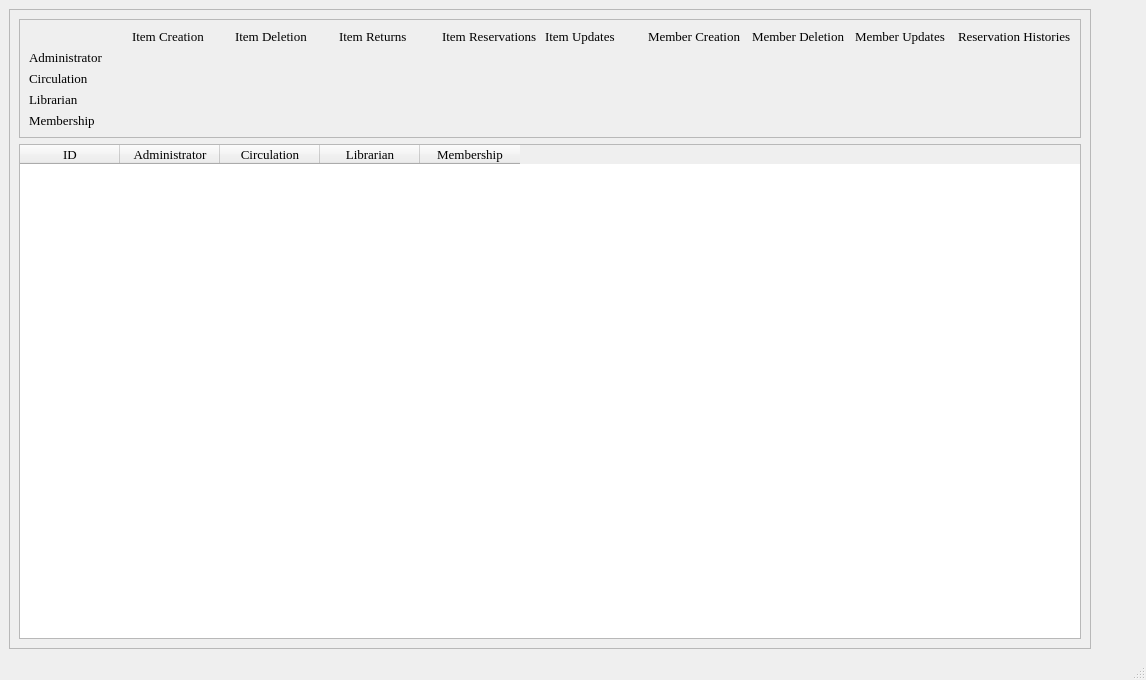
<ui version="4.0" >
 <class>adminBrowser</class>
 <widget class="QMainWindow" name="adminBrowser" >
  <property name="geometry" >
   <rect>
    <x>0</x>
    <y>0</y>
    <width>1146</width>
    <height>680</height>
   </rect>
  </property>
  <property name="minimumSize" >
   <size>
    <width>1140</width>
    <height>400</height>
   </size>
  </property>
  <property name="font" >
   <font>
    <family>Times</family>
    <pointsize>10</pointsize>
   </font>
  </property>
  <property name="windowTitle" >
   <string>BiblioteQ: Administrator Browser</string>
  </property>
  <property name="windowIcon" >
   <iconset>
    <normaloff>icons.d/book.gif</normaloff>icons.d/book.gif</iconset>
  </property>
  <widget class="QWidget" name="centralwidget" >
   <layout class="QHBoxLayout" name="horizontalLayout" >
    <item>
     <widget class="QFrame" name="frame" >
      <property name="frameShape" >
       <enum>QFrame::StyledPanel</enum>
      </property>
      <property name="frameShadow" >
       <enum>QFrame::Raised</enum>
      </property>
      <layout class="QVBoxLayout" name="verticalLayout_2" >
       <item>
        <widget class="QFrame" name="frame_2" >
         <property name="frameShape" >
          <enum>QFrame::StyledPanel</enum>
         </property>
         <property name="frameShadow" >
          <enum>QFrame::Raised</enum>
         </property>
         <layout class="QVBoxLayout" name="verticalLayout" >
          <item>
           <layout class="QGridLayout" name="gridLayout" >
            <item row="0" column="1" >
             <widget class="QLabel" name="label_6" >
              <property name="text" >
               <string>Item Creation</string>
              </property>
             </widget>
            </item>
            <item row="0" column="2" >
             <widget class="QLabel" name="label_7" >
              <property name="text" >
               <string>Item Deletion</string>
              </property>
             </widget>
            </item>
            <item row="0" column="3" >
             <widget class="QLabel" name="label_8" >
              <property name="text" >
               <string>Item Returns</string>
              </property>
             </widget>
            </item>
            <item row="0" column="4" >
             <widget class="QLabel" name="label_9" >
              <property name="text" >
               <string>Item Reservations</string>
              </property>
             </widget>
            </item>
            <item row="0" column="5" >
             <widget class="QLabel" name="label_10" >
              <property name="text" >
               <string>Item Updates</string>
              </property>
             </widget>
            </item>
            <item row="0" column="6" >
             <widget class="QLabel" name="label_11" >
              <property name="text" >
               <string>Member Creation</string>
              </property>
             </widget>
            </item>
            <item row="0" column="7" >
             <widget class="QLabel" name="label_12" >
              <property name="text" >
               <string>Member Deletion</string>
              </property>
             </widget>
            </item>
            <item row="0" column="8" >
             <widget class="QLabel" name="label_13" >
              <property name="text" >
               <string>Member Updates</string>
              </property>
             </widget>
            </item>
            <item row="0" column="9" >
             <widget class="QLabel" name="label_14" >
              <property name="text" >
               <string>Reservation Histories</string>
              </property>
             </widget>
            </item>
            <item row="1" column="0" >
             <widget class="QLabel" name="label_2" >
              <property name="text" >
               <string>Administrator</string>
              </property>
             </widget>
            </item>
            <item row="1" column="1" >
             <widget class="QLabel" name="label" >
              <property name="text" >
               <string/>
              </property>
              <property name="pixmap" >
               <pixmap>icons.d/16x16/ok.png</pixmap>
              </property>
              <property name="alignment" >
               <set>Qt::AlignCenter</set>
              </property>
              <property name="wordWrap" >
               <bool>true</bool>
              </property>
             </widget>
            </item>
            <item row="2" column="0" >
             <widget class="QLabel" name="label_3" >
              <property name="text" >
               <string>Circulation</string>
              </property>
             </widget>
            </item>
            <item row="3" column="0" >
             <widget class="QLabel" name="label_4" >
              <property name="text" >
               <string>Librarian</string>
              </property>
             </widget>
            </item>
            <item row="4" column="0" >
             <widget class="QLabel" name="label_5" >
              <property name="text" >
               <string>Membership</string>
              </property>
             </widget>
            </item>
            <item row="1" column="2" >
             <widget class="QLabel" name="label_15" >
              <property name="text" >
               <string/>
              </property>
              <property name="pixmap" >
               <pixmap>icons.d/16x16/ok.png</pixmap>
              </property>
              <property name="alignment" >
               <set>Qt::AlignCenter</set>
              </property>
             </widget>
            </item>
            <item row="1" column="3" >
             <widget class="QLabel" name="label_16" >
              <property name="text" >
               <string/>
              </property>
              <property name="pixmap" >
               <pixmap>icons.d/16x16/ok.png</pixmap>
              </property>
              <property name="alignment" >
               <set>Qt::AlignCenter</set>
              </property>
             </widget>
            </item>
            <item row="1" column="4" >
             <widget class="QLabel" name="label_17" >
              <property name="text" >
               <string/>
              </property>
              <property name="pixmap" >
               <pixmap>icons.d/16x16/ok.png</pixmap>
              </property>
              <property name="alignment" >
               <set>Qt::AlignCenter</set>
              </property>
             </widget>
            </item>
            <item row="1" column="5" >
             <widget class="QLabel" name="label_18" >
              <property name="text" >
               <string/>
              </property>
              <property name="pixmap" >
               <pixmap>icons.d/16x16/ok.png</pixmap>
              </property>
              <property name="alignment" >
               <set>Qt::AlignCenter</set>
              </property>
             </widget>
            </item>
            <item row="1" column="6" >
             <widget class="QLabel" name="label_19" >
              <property name="text" >
               <string/>
              </property>
              <property name="pixmap" >
               <pixmap>icons.d/16x16/ok.png</pixmap>
              </property>
              <property name="alignment" >
               <set>Qt::AlignCenter</set>
              </property>
             </widget>
            </item>
            <item row="1" column="7" >
             <widget class="QLabel" name="label_20" >
              <property name="text" >
               <string/>
              </property>
              <property name="pixmap" >
               <pixmap>icons.d/16x16/ok.png</pixmap>
              </property>
              <property name="alignment" >
               <set>Qt::AlignCenter</set>
              </property>
             </widget>
            </item>
            <item row="1" column="8" >
             <widget class="QLabel" name="label_21" >
              <property name="text" >
               <string/>
              </property>
              <property name="pixmap" >
               <pixmap>icons.d/16x16/ok.png</pixmap>
              </property>
              <property name="alignment" >
               <set>Qt::AlignCenter</set>
              </property>
             </widget>
            </item>
            <item row="1" column="9" >
             <widget class="QLabel" name="label_22" >
              <property name="text" >
               <string/>
              </property>
              <property name="pixmap" >
               <pixmap>icons.d/16x16/ok.png</pixmap>
              </property>
              <property name="alignment" >
               <set>Qt::AlignCenter</set>
              </property>
             </widget>
            </item>
            <item row="2" column="3" >
             <widget class="QLabel" name="label_23" >
              <property name="text" >
               <string/>
              </property>
              <property name="pixmap" >
               <pixmap>icons.d/16x16/ok.png</pixmap>
              </property>
              <property name="alignment" >
               <set>Qt::AlignCenter</set>
              </property>
             </widget>
            </item>
            <item row="2" column="4" >
             <widget class="QLabel" name="label_24" >
              <property name="text" >
               <string/>
              </property>
              <property name="pixmap" >
               <pixmap>icons.d/16x16/ok.png</pixmap>
              </property>
              <property name="alignment" >
               <set>Qt::AlignCenter</set>
              </property>
             </widget>
            </item>
            <item row="2" column="9" >
             <widget class="QLabel" name="label_25" >
              <property name="text" >
               <string/>
              </property>
              <property name="pixmap" >
               <pixmap>icons.d/16x16/ok.png</pixmap>
              </property>
              <property name="alignment" >
               <set>Qt::AlignCenter</set>
              </property>
             </widget>
            </item>
            <item row="3" column="1" >
             <widget class="QLabel" name="label_26" >
              <property name="text" >
               <string/>
              </property>
              <property name="pixmap" >
               <pixmap>icons.d/16x16/ok.png</pixmap>
              </property>
              <property name="alignment" >
               <set>Qt::AlignCenter</set>
              </property>
             </widget>
            </item>
            <item row="3" column="2" >
             <widget class="QLabel" name="label_27" >
              <property name="text" >
               <string/>
              </property>
              <property name="pixmap" >
               <pixmap>icons.d/16x16/ok.png</pixmap>
              </property>
              <property name="alignment" >
               <set>Qt::AlignCenter</set>
              </property>
             </widget>
            </item>
            <item row="3" column="5" >
             <widget class="QLabel" name="label_28" >
              <property name="text" >
               <string/>
              </property>
              <property name="pixmap" >
               <pixmap>icons.d/16x16/ok.png</pixmap>
              </property>
              <property name="alignment" >
               <set>Qt::AlignCenter</set>
              </property>
             </widget>
            </item>
            <item row="4" column="6" >
             <widget class="QLabel" name="label_29" >
              <property name="text" >
               <string/>
              </property>
              <property name="pixmap" >
               <pixmap>icons.d/16x16/ok.png</pixmap>
              </property>
              <property name="alignment" >
               <set>Qt::AlignCenter</set>
              </property>
             </widget>
            </item>
            <item row="4" column="7" >
             <widget class="QLabel" name="label_30" >
              <property name="text" >
               <string/>
              </property>
              <property name="pixmap" >
               <pixmap>icons.d/16x16/ok.png</pixmap>
              </property>
              <property name="alignment" >
               <set>Qt::AlignCenter</set>
              </property>
             </widget>
            </item>
            <item row="4" column="8" >
             <widget class="QLabel" name="label_31" >
              <property name="text" >
               <string/>
              </property>
              <property name="pixmap" >
               <pixmap>icons.d/16x16/ok.png</pixmap>
              </property>
              <property name="alignment" >
               <set>Qt::AlignCenter</set>
              </property>
             </widget>
            </item>
           </layout>
          </item>
         </layout>
        </widget>
       </item>
       <item>
        <widget class="QTableWidget" name="table" >
         <property name="font" >
          <font>
           <family>Times</family>
           <pointsize>10</pointsize>
           <weight>50</weight>
           <italic>false</italic>
           <bold>false</bold>
           <underline>false</underline>
           <strikeout>false</strikeout>
          </font>
         </property>
         <property name="focusPolicy" >
          <enum>Qt::StrongFocus</enum>
         </property>
         <property name="editTriggers" >
          <set>QAbstractItemView::DoubleClicked</set>
         </property>
         <property name="alternatingRowColors" >
          <bool>true</bool>
         </property>
         <property name="selectionMode" >
          <enum>QAbstractItemView::SingleSelection</enum>
         </property>
         <property name="selectionBehavior" >
          <enum>QAbstractItemView::SelectRows</enum>
         </property>
         <property name="horizontalScrollMode" >
          <enum>QAbstractItemView::ScrollPerPixel</enum>
         </property>
         <property name="cornerButtonEnabled" >
          <bool>false</bool>
         </property>
         <column>
          <property name="text" >
           <string>ID</string>
          </property>
         </column>
         <column>
          <property name="text" >
           <string>Administrator</string>
          </property>
         </column>
         <column>
          <property name="text" >
           <string>Circulation</string>
          </property>
         </column>
         <column>
          <property name="text" >
           <string>Librarian</string>
          </property>
         </column>
         <column>
          <property name="text" >
           <string>Membership</string>
          </property>
         </column>
        </widget>
       </item>
      </layout>
     </widget>
    </item>
    <item>
     <layout class="QVBoxLayout" >
      <item>
       <widget class="QToolButton" name="addButton" >
        <property name="font" >
         <font>
          <family>Times</family>
          <pointsize>10</pointsize>
         </font>
        </property>
        <property name="toolTip" >
         <string>Add Administrator</string>
        </property>
        <property name="icon" >
         <iconset>
          <normaloff>icons.d/32x32/add.png</normaloff>icons.d/32x32/add.png</iconset>
        </property>
        <property name="iconSize" >
         <size>
          <width>32</width>
          <height>32</height>
         </size>
        </property>
        <property name="autoRaise" >
         <bool>true</bool>
        </property>
       </widget>
      </item>
      <item>
       <widget class="QToolButton" name="deleteButton" >
        <property name="font" >
         <font>
          <family>Times</family>
          <pointsize>10</pointsize>
         </font>
        </property>
        <property name="toolTip" >
         <string>Delete Selected Administrator</string>
        </property>
        <property name="icon" >
         <iconset>
          <normaloff>icons.d/32x32/remove.png</normaloff>icons.d/32x32/remove.png</iconset>
        </property>
        <property name="iconSize" >
         <size>
          <width>32</width>
          <height>32</height>
         </size>
        </property>
        <property name="autoRaise" >
         <bool>true</bool>
        </property>
       </widget>
      </item>
      <item>
       <widget class="QToolButton" name="saveButton" >
        <property name="toolTip" >
         <string>Save Changes</string>
        </property>
        <property name="text" >
         <string/>
        </property>
        <property name="icon" >
         <iconset>
          <normaloff>icons.d/32x32/save.png</normaloff>icons.d/32x32/save.png</iconset>
        </property>
        <property name="iconSize" >
         <size>
          <width>32</width>
          <height>32</height>
         </size>
        </property>
        <property name="autoRaise" >
         <bool>true</bool>
        </property>
       </widget>
      </item>
      <item>
       <widget class="QToolButton" name="reloadButton" >
        <property name="font" >
         <font>
          <family>Times</family>
          <pointsize>10</pointsize>
         </font>
        </property>
        <property name="toolTip" >
         <string>Refresh List</string>
        </property>
        <property name="icon" >
         <iconset>
          <normaloff>icons.d/32x32/reload.png</normaloff>icons.d/32x32/reload.png</iconset>
        </property>
        <property name="iconSize" >
         <size>
          <width>32</width>
          <height>32</height>
         </size>
        </property>
        <property name="autoRaise" >
         <bool>true</bool>
        </property>
       </widget>
      </item>
      <item>
       <spacer>
        <property name="orientation" >
         <enum>Qt::Vertical</enum>
        </property>
        <property name="sizeHint" stdset="0" >
         <size>
          <width>20</width>
          <height>40</height>
         </size>
        </property>
       </spacer>
      </item>
      <item>
       <widget class="QToolButton" name="cancelButton" >
        <property name="font" >
         <font>
          <family>Times</family>
          <pointsize>10</pointsize>
         </font>
        </property>
        <property name="toolTip" >
         <string>Close Browser</string>
        </property>
        <property name="icon" >
         <iconset>
          <normaloff>icons.d/32x32/cancel.png</normaloff>icons.d/32x32/cancel.png</iconset>
        </property>
        <property name="iconSize" >
         <size>
          <width>32</width>
          <height>32</height>
         </size>
        </property>
        <property name="autoRaise" >
         <bool>true</bool>
        </property>
       </widget>
      </item>
     </layout>
    </item>
   </layout>
  </widget>
  <widget class="QStatusBar" name="statusbar" />
 </widget>
 <tabstops>
  <tabstop>table</tabstop>
  <tabstop>addButton</tabstop>
  <tabstop>deleteButton</tabstop>
  <tabstop>saveButton</tabstop>
  <tabstop>reloadButton</tabstop>
  <tabstop>cancelButton</tabstop>
 </tabstops>
 <resources/>
 <connections>
  <connection>
   <sender>cancelButton</sender>
   <signal>clicked()</signal>
   <receiver>adminBrowser</receiver>
   <slot>close()</slot>
   <hints>
    <hint type="sourcelabel" >
     <x>856</x>
     <y>579</y>
    </hint>
    <hint type="destinationlabel" >
     <x>443</x>
     <y>315</y>
    </hint>
   </hints>
  </connection>
 </connections>
</ui>
